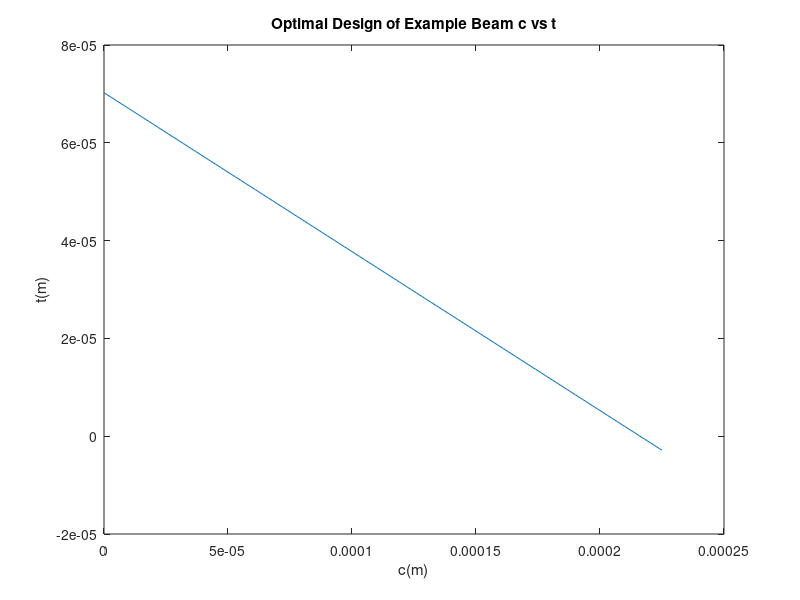

MATLAB code to generate this figure:
%%Question 4
c=0:0.000001:0.000225;
t=0.000070248-(0.325.*c);
plot(c,t)
title('Optimal Design of Example Beam c vs t')
xlabel c(m)
ylabel t(m)